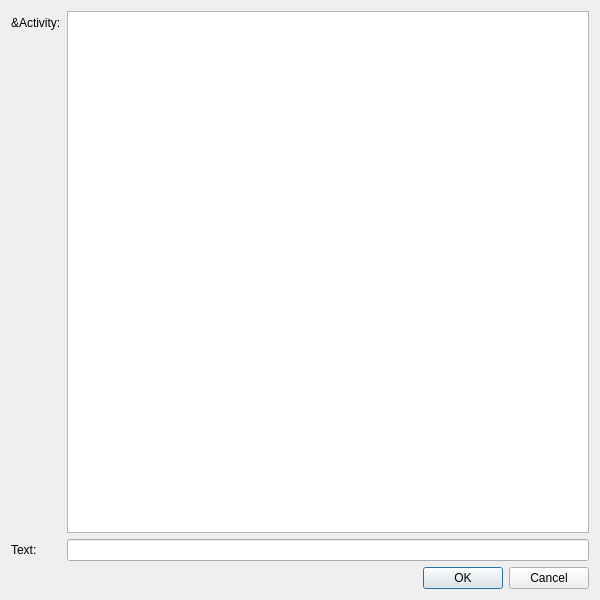
<?xml version="1.0" encoding="UTF-8"?>
<ui version="4.0">
 <class>ActivityDialog</class>
 <widget class="QDialog" name="ActivityDialog">
  <property name="geometry">
   <rect>
    <x>0</x>
    <y>0</y>
    <width>600</width>
    <height>600</height>
   </rect>
  </property>
  <property name="windowTitle">
   <string>Set activity</string>
  </property>
  <layout class="QVBoxLayout" name="verticalLayout">
   <item>
    <layout class="QFormLayout" name="formLayout">
     <property name="fieldGrowthPolicy">
      <enum>QFormLayout::AllNonFixedFieldsGrow</enum>
     </property>
     <item row="0" column="0">
      <widget class="QLabel" name="label">
       <property name="text">
        <string>&amp;Activity:</string>
       </property>
      </widget>
     </item>
     <item row="1" column="0">
      <widget class="QLabel" name="label_3">
       <property name="text">
        <string>Text:</string>
       </property>
      </widget>
     </item>
     <item row="1" column="1">
      <widget class="QLineEdit" name="Text_"/>
     </item>
     <item row="0" column="1">
      <widget class="QTreeWidget" name="ActivityTree_">
       <property name="sizePolicy">
        <sizepolicy hsizetype="Expanding" vsizetype="Expanding">
         <horstretch>0</horstretch>
         <verstretch>1</verstretch>
        </sizepolicy>
       </property>
       <property name="rootIsDecorated">
        <bool>false</bool>
       </property>
       <property name="expandsOnDoubleClick">
        <bool>false</bool>
       </property>
       <attribute name="headerVisible">
        <bool>false</bool>
       </attribute>
      </widget>
     </item>
    </layout>
   </item>
   <item>
    <widget class="QDialogButtonBox" name="buttonBox">
     <property name="orientation">
      <enum>Qt::Horizontal</enum>
     </property>
     <property name="standardButtons">
      <set>QDialogButtonBox::Cancel|QDialogButtonBox::Ok</set>
     </property>
    </widget>
   </item>
  </layout>
 </widget>
 <resources/>
 <connections>
  <connection>
   <sender>buttonBox</sender>
   <signal>accepted()</signal>
   <receiver>ActivityDialog</receiver>
   <slot>accept()</slot>
   <hints>
    <hint type="sourcelabel">
     <x>248</x>
     <y>254</y>
    </hint>
    <hint type="destinationlabel">
     <x>157</x>
     <y>274</y>
    </hint>
   </hints>
  </connection>
  <connection>
   <sender>buttonBox</sender>
   <signal>rejected()</signal>
   <receiver>ActivityDialog</receiver>
   <slot>reject()</slot>
   <hints>
    <hint type="sourcelabel">
     <x>316</x>
     <y>260</y>
    </hint>
    <hint type="destinationlabel">
     <x>286</x>
     <y>274</y>
    </hint>
   </hints>
  </connection>
 </connections>
</ui>
